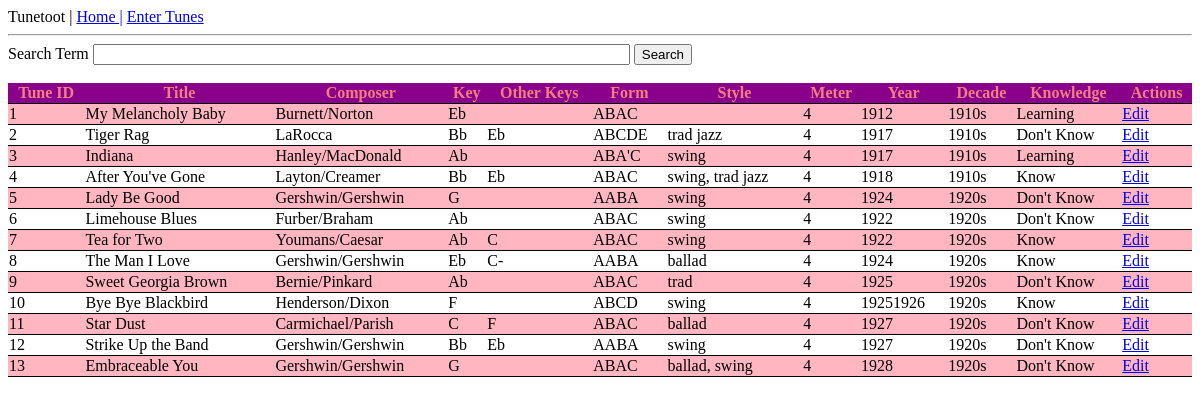
The page /index on the database as committed earlier.
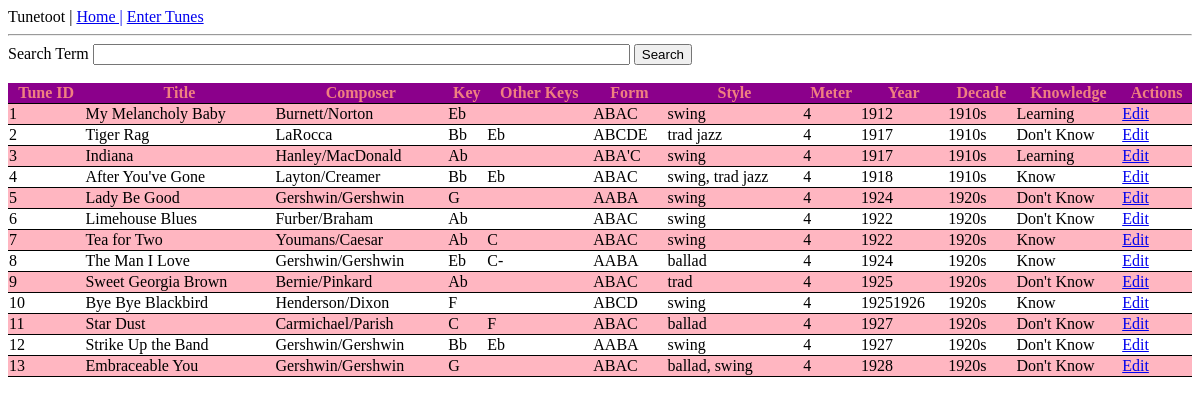
The same page on the database as committed later.
### app/models.py (models this page shows, shortened)
class Tune(db.Model):
    __tablename__ = "tunes"
    id = db.Column(db.Integer, primary_key=True)
    title = db.Column(db.String(120), unique=True, nullable=False)
    composer = db.Column(db.String(64), nullable=False)
    key = db.Column(db.String(3))
    other_key = db.Column(db.String(12))
    song_form = db.Column(db.String(20))
    style = db.Column(db.String(20))
    meter = db.Column(db.SmallInteger)
    year = db.Column(db.SmallInteger)
    decade = db.Column(db.String(5))
    knowledge = db.Column(db.String(10))
    started_learning = db.Column(db.DateTime)
    last_played = db.Column(db.DateTime)
    users = db.relationship("User", secondary=repertoire, back_populates="tunes")

### app/routes.py (the view, shortened to what this page needs)
@app.route('/')
@app.route('/index', methods=['GET', 'POST'])
def index():
    tunes = Tune.query.all()
    form = SearchForm()
    return render_template("index.html", tunes=tunes, form=form)

### app/forms.py
class SearchForm(FlaskForm):
    search_term = StringField('Search Term')
    submit = SubmitField('Search')

### app/templates/index.html (shortened to what this page needs)
{% extends 'base.html' %}
{% block content %}
<form action="" method="post">
    <div>
        {{ form.search_term.label }}
        {{ form.search_term(size=64) }}
        {{ form.submit() }}
    </div>
    <br>
</form>
<table style = width:100%;>
    <tr>
        <th>Tune ID</th>
        <th>Title</th>
        <th>Composer</th>
        <th>Key</th>
        <th>Other Keys</th>
        <th>Form</th>
        <th>Style</th>
        <th>Meter</th>
        <th>Year</th>
        <th>Decade</th>
        <th>Knowledge</th>
        <th>Actions</th>
    </tr>
    {% for tune in tunes %}
    <tr>
        <td>{{ tune.id }}</td>
        <td>{{ tune.title }}</td>
        <td>{{ tune.composer }}</td>
        <td>{{ tune.key }}</td>
        <td>{{ tune.other_key }}</td>
        <td>{{ tune.song_form }}</td>
        <td>{{ tune.style }}</td>
        <td>{{ tune.meter }}</td>
        <td>{{ tune.year }}</td>
        <td>{{ tune.decade }}</td>
        <td>{{ tune.knowledge }}</td>
        <td><a href="{{ url_for('edit_tune', tune_id=tune.id) }}">Edit</a></td>
    </tr>
    {% endfor %}
</table>
{% endblock %}

### app/templates/base.html (shortened to what this page needs)
<!DOCTYPE html>
<html lang="en">
<head>
</head>
<body>
    {% include 'nav.html' %}
    {% block content %}{% endblock %}
</body>
</html>

### app/templates/nav.html
<html>
<body>
  <div>
    Tunetoot |
    <a href="{{ url_for('index') }}">Home |</a>
    <a href="{{ url_for('tune_entry') }}">Enter Tunes</a>
  </div>
  <hr>
</body>
</html>

### app/templates/index.html (style rules this page uses)
table, th, td { border-bottom: 1px groove black; border-collapse: collapse; }
tr:nth-child(even) { background-color: lightpink; }
tr:nth-child(1) { color:lightcoral; background-color: darkmagenta; }

Rows that differ between the two databases and show on the page:
changed Tune "My Melancholy Baby": style (not shown) → "swing"
